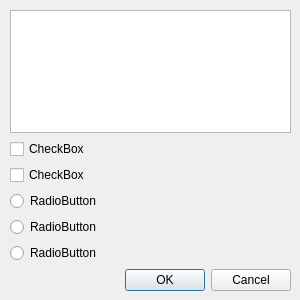
<?xml version="1.0" encoding="UTF-8"?>
<ui version="4.0">
 <class>Form</class>
 <widget class="QWidget" name="Form">
  <property name="geometry">
   <rect>
    <x>0</x>
    <y>0</y>
    <width>300</width>
    <height>300</height>
   </rect>
  </property>
  <property name="minimumSize">
   <size>
    <width>300</width>
    <height>300</height>
   </size>
  </property>
  <property name="maximumSize">
   <size>
    <width>300</width>
    <height>300</height>
   </size>
  </property>
  <property name="windowTitle">
   <string>Form</string>
  </property>
  <widget class="QWidget" name="verticalLayoutWidget">
   <property name="geometry">
    <rect>
     <x>10</x>
     <y>10</y>
     <width>281</width>
     <height>281</height>
    </rect>
   </property>
   <layout class="QVBoxLayout" name="verticalLayout">
    <item>
     <widget class="QPlainTextEdit" name="plainTextEdit"/>
    </item>
    <item>
     <widget class="QCheckBox" name="checkBox">
      <property name="text">
       <string>CheckBox</string>
      </property>
     </widget>
    </item>
    <item>
     <widget class="QCheckBox" name="checkBox_2">
      <property name="text">
       <string>CheckBox</string>
      </property>
     </widget>
    </item>
    <item>
     <widget class="QRadioButton" name="radioButton">
      <property name="text">
       <string>RadioButton</string>
      </property>
     </widget>
    </item>
    <item>
     <widget class="QRadioButton" name="radioButton_2">
      <property name="text">
       <string>RadioButton</string>
      </property>
     </widget>
    </item>
    <item>
     <widget class="QRadioButton" name="radioButton_3">
      <property name="text">
       <string>RadioButton</string>
      </property>
     </widget>
    </item>
    <item>
     <widget class="QDialogButtonBox" name="buttonBox">
      <property name="standardButtons">
       <set>QDialogButtonBox::Cancel|QDialogButtonBox::Ok</set>
      </property>
     </widget>
    </item>
   </layout>
  </widget>
 </widget>
 <resources/>
 <connections/>
</ui>
